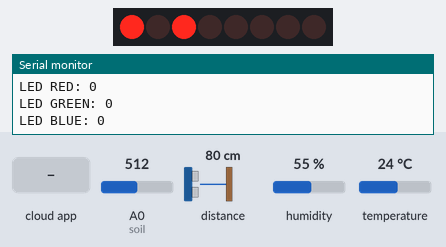
This sketch was run on a simulated ESP8266 (NodeMCU). On the bench: 8 shift-register outputs drawn as a row of LEDs (first output left, lit = HIGH), the last lines printed to the serial monitor. Wiring (inferred from the names in the program): ultrasonic range finder: trigger D2; echo D3; shift register (74HC595): data D7; shift clock D5; latch D6. Wiring (inferred from the signals the program sends): row of LEDs: on Q0, Q1, Q2, Q3, Q4, Q5, Q6, Q7. The inputs (shaded band) are chosen by the test bench; at power-on: A0 (soil) = 512, distance to the obstacle 80 cm, humidity 55 %, temperature 24 °C. The echo pulse lasts 58.3 µs per cm; WiFi joins after 1.5 s; servers stay silent unless stated; the Firebase database answers and starts empty.

Above: at 2.7 s.
2.8 s: the phone or cloud app sets lampu to 1
At 5.0 s:
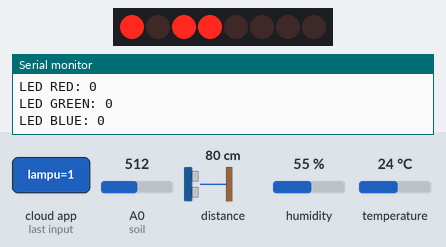
6.0 s: the phone or cloud app sets pompa to 1
At 7.8 s:
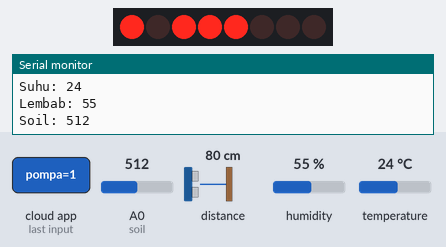
8.2 s: the phone or cloud app sets red to 1
At 9.3 s:
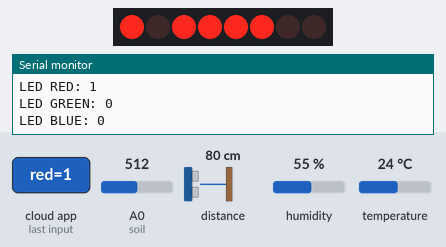
10.4 s: the phone or cloud app sets green to 1
At 12.1 s:
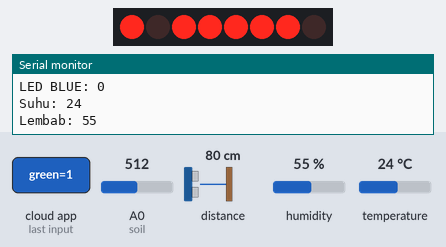
12.6 s: the phone or cloud app sets blue to 1
At 13.7 s:
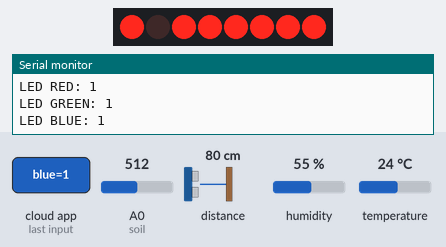
14.9 s: the phone or cloud app sets lampu to 0
At 16.5 s:
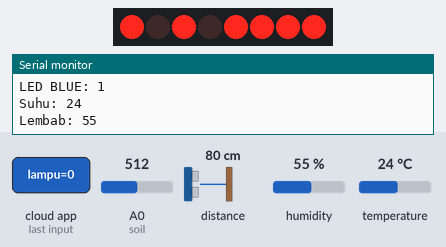
Timing chart, 0 to 18.0 s (numbered marks = the images above; inputs shaded):
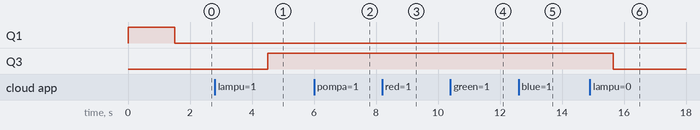

Measured:
- after the input at 2.8 s, Q3: LOW → HIGH after 1.7 s
- after the input at 14.9 s, Q3: HIGH → LOW after 0.76 s

The sketch:

1.ino
```cpp
// ============ LIBRARY ================

#include <ESP8266WiFi.h>
#include <Firebase_ESP_Client.h>
#include <DHT11.h>

// ================= WIFI =================

const char* ssid = "Imie";
const char* password = "zencaaaaaa";

// ================= FIREBASE =================

#define API_KEY "AIzaSyD91996UDqysOxIyz99LhvGIPalZeKO0M4"
#define DATABASE_URL "ujikom-7bd71-default-rtdb.asia-southeast1.firebasedatabase.app"

FirebaseData fbdo;
FirebaseAuth auth;
FirebaseConfig config;

// ================= IC CHIF REGISTER ==================

const int dataPin  = D7;
const int latchPin = D6;
const int clockPin = D5;

// ================= PIN =================

#define soil A0
DHT11 dht11(D1);
#define TRIG_PIN D2
#define ECHO_PIN D3

// =========== ULTRA SONIC ============
long bacaUltrasonik() {
  digitalWrite(TRIG_PIN, LOW);
  delayMicroseconds(2);
  digitalWrite(TRIG_PIN, HIGH);
  delayMicroseconds(10);
  digitalWrite(TRIG_PIN, LOW);

  long durasi = pulseIn(ECHO_PIN, HIGH, 20000); // 20 ms timeout
  if (durasi == 0) return -1;

  return durasi * 0.034 / 2;
}

// =========== SHIF REGISTER ==========
byte power   = 1;      // 00000001
byte wifi    = 2;      // 00000010
byte connect = 4;      // 00000100
byte relay1  = 8;      // 00001000
byte relay2  = 16;     // 00010000
byte ledr    = 32;     // 00100000
byte ledg    = 64;     // 01000000
byte ledb    = 128;    // 10000000

byte kondisi = 0;

void kirimData(byte data) {
  digitalWrite(latchPin, LOW);
  shiftOut(dataPin, clockPin, MSBFIRST, data);
  digitalWrite(latchPin, HIGH);
}
// ============ SOIL ============

int batasKering = 500;

// ===== millis timer =====
unsigned long previousMillis = 0;
const long interval = 2000; // 2 detik


void setup() {
  Serial.begin(115200);
  pinMode(dataPin, OUTPUT);
  pinMode(latchPin, OUTPUT);
  pinMode(clockPin, OUTPUT);
  pinMode(TRIG_PIN, OUTPUT);
  pinMode(ECHO_PIN, INPUT);

  kirimData(0);

  kondisi |= power;
  kirimData(kondisi);
  kondisi |= wifi;
  kirimData(kondisi);

  WiFi.begin(ssid, password);
  while (WiFi.status() != WL_CONNECTED) {
    delay(500);
    Serial.print(".");
  }

  Serial.println("WiFi Connected");
  kondisi &= ~wifi;
  kirimData(kondisi);
  kondisi |= connect;
  kirimData(kondisi);


  config.api_key = API_KEY;
  config.database_url = DATABASE_URL;

  config.signer.test_mode = true;

  Firebase.begin(&config, &auth);
  Firebase.reconnectWiFi(true);

  Serial.println("Firebase Connected");
}

void loop() {

  // ===== RELAY 1 =====
  if (Firebase.RTDB.getInt(&fbdo, "/aktuator/relay/lampu")) {
    int r1 = fbdo.intData();
    Serial.print("Relay1: ");
    Serial.println(r1);

    if (r1 == 1) kondisi |= relay1;
    else kondisi &= ~relay1;
  }

  // ===== RELAY 2 =====
  if (Firebase.RTDB.getInt(&fbdo, "/aktuator/relay/pompa")) {
    int r2 = fbdo.intData();
    Serial.print("Relay2: ");
    Serial.println(r2);

    if (r2 == 1) kondisi |= relay2;
    else kondisi &= ~relay2;
  }

  // ===== LED RED =====
  if (Firebase.RTDB.getInt(&fbdo, "/aktuator/led/red")) {
    int red = fbdo.intData();
    Serial.print("LED RED: ");
    Serial.println(red);

    if (red == 1) kondisi |= ledr;
    else kondisi &= ~ledr;
  }

  // ===== LED GREEN =====
  if (Firebase.RTDB.getInt(&fbdo, "/aktuator/led/green")) {
    int green = fbdo.intData();
    Serial.print("LED GREEN: ");
    Serial.println(green);

    if (green == 1) kondisi |= ledg;
    else kondisi &= ~ledg;
  }

  // ===== LED BLUE =====
  if (Firebase.RTDB.getInt(&fbdo, "/aktuator/led/blue")) {
    int blue = fbdo.intData();
    Serial.print("LED BLUE: ");
    Serial.println(blue);

    if (blue == 1) kondisi |= ledb;
    else kondisi &= ~ledb;
  }

  // ===== KIRIM KE SHIFT REGISTER =====
  kirimData(kondisi);
  // ================= TIMER SENSOR =================
unsigned long currentMillis = millis();

if (currentMillis - previousMillis >= interval) {
  previousMillis = currentMillis;

  // ===== DHT11 =====
  int suhu = 0;
  int lembab = 0;

  if (dht11.readTemperatureHumidity(suhu, lembab) == 0) {

    Firebase.RTDB.setInt(&fbdo, "/sensor/dht/suhu", suhu);
    Firebase.RTDB.setInt(&fbdo, "/sensor/dht/lembab", lembab);

    Serial.print("Suhu: ");
    Serial.println(suhu);

    Serial.print("Lembab: ");
    Serial.println(lembab);

  } else {
    Serial.println("DHT gagal membaca");
  }

  // ===== SOIL SENSOR =====
  int nilaiSoil = analogRead(soil);

  Firebase.RTDB.setInt(&fbdo, "/sensor/soil/nilai", nilaiSoil);

  Serial.print("Soil: ");
  Serial.println(nilaiSoil);

  // ===== STATUS TANAH =====
  if (nilaiSoil > batasKering) {

    Firebase.RTDB.setString(&fbdo, "/sensor/soil/statusTanah", "Kering");

  } else {

    Firebase.RTDB.setString(&fbdo, "/sensor/soil/statusTanah", "Basah");

  }

  // ============ ultra sonic ========
  long jarak = bacaUltrasonik();
  if (Firebase.RTDB.setInt(&fbdo, "/ultrasonic/jarak", jarak)) {
    Serial.println("DATA ULTRASONIC TERKIRIM");
  } else {
    Serial.print("GAGAL: ");
    Serial.println(fbdo.errorReason());
  }
}

  delay(200);
}
```
